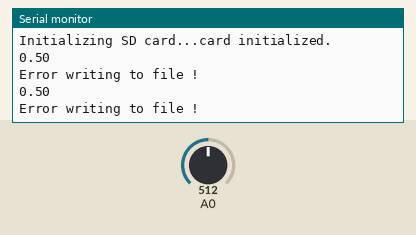
Simulated run of this sketch. Board: Arduino Mega 2560, built with avr-gcc and run on an emulated ATmega2560. Shown: the last lines printed to the serial monitor. The inputs (shaded band) are chosen by the test bench; at power-on: A0 = 512. Storage starts empty.

Above: at 1.8 s.
1.9 s: A0 set to 716
At 2.8 s:
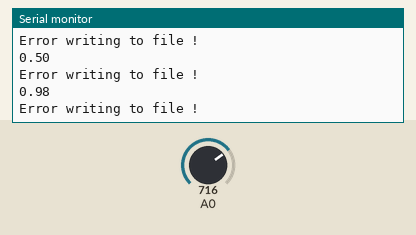
3.4 s: A0 set to 900
At 4.8 s:
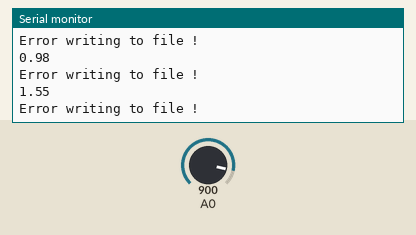
Timing chart, 0 to 6.4 s (numbered marks = the images above; inputs shaded):
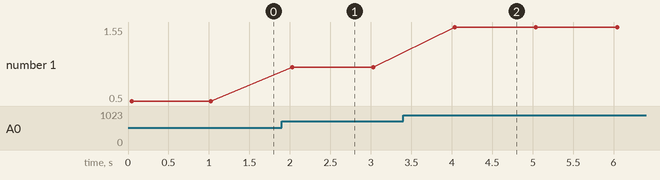

The sketch:

Data_logger.ino
```cpp
//!/usr/bin/C++
//   -*- coding: utf-8 -*-
// Date: Sunday 15 June 2021 19h02:01 CEST
// Author: Killian Peronnet
// Last updated by: Killian Peronnet
// Last updated time: Sunday 17 June 2021 18:20:20 CEST
// Description: Data Logger


#include "SD.h"
#include"SPI.h"
//
//the hardware CS pin (10 on most Arduino boards,
// 53 on the Mega) must be left as an output or the SD
// library functions will not work.
const int CSpin = 10;
String dataString =""; // holds the data to be written to the SD card
float power = 0.00; // value read from your first sensor
float voltage = 0.00; // value read from your second sensor
File sensorData;
int number_of_mesure = 0;

float resistance = 12.5;
//
//
void setup()
{
// Open serial communications
Serial.begin(9600);
Serial.print("Initializing SD card...");
pinMode(CSpin, OUTPUT);
//
// see if the card is present and can be initialized:
if (!SD.begin(CSpin)) {
Serial.println("Card failed, or not present");
// don't do anything more:
return;
}
Serial.println("card initialized.");
}
//
void loop(){
//
  number_of_mesure = number_of_mesure + 1;
  voltage = analogRead(A0);
  voltage = (voltage * 5 )/ 1023;
  power =(voltage * voltage)/ resistance ;
  Serial.println(power);
// build the data string
dataString = String(number_of_mesure)+ "," + String(power) + "," + String(voltage); // convert to CSV
saveData(); // save to SD card
delay(1000); // delay before next write to SD Card, adjust as required
}
//
void saveData(){
if(SD.exists("data.csv")){ // check the card is still there
// now append new data file
sensorData = SD.open("data.csv", FILE_WRITE);
if (sensorData){
sensorData.println(dataString);
sensorData.close(); // close the file
}
}
else{
Serial.println("Error writing to file !");
}
}
```

Measured:
- after the input at 1.9 s, the serial monitor: prints a new line after 0.13 s (image 1)
- after the input at 3.4 s, the serial monitor: prints a new line after 0.64 s (image 2)
- plotted number 1: 0.5 → 0.98 after the input at 1.9 s, 0.98 → 1.55 after the input at 3.4 s
